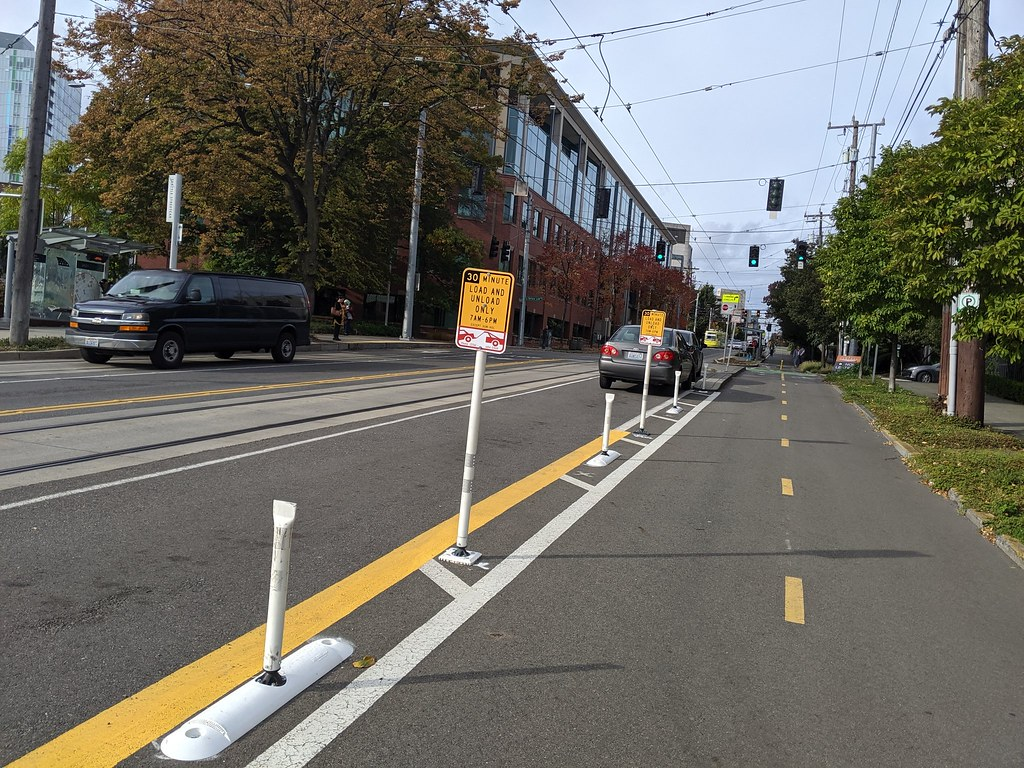
#> input picture 과제1/lane_image.jpg, 1024 x 768 px
$ python test.py
#> lines starting #> are read from the running program, lines starting #| are printed output that depends on the picture
# -*- coding: utf-8 -*-
"""
Created on Mon Mar 29 01:51:20 2021

@author: 이병화
"""

import cv2
import numpy as np
import matplotlib.pyplot as plt
import matplotlib.image as image
import math

img = cv2.imread('lane_image.jpg')
#> img is the input picture: shape (768, 1024, 3); mean B, G, R 100.2, 107.8, 109.6

x_sobel_mask = np.array([[-1,0,1],[-2,0,2],[-1,0,1]])
y_sobel_mask = np.array([[1,2,1],[0,0,0],[-1,-2,-1]])
xgra = np.array([[1,-1]])
ygra = np.array([[-1],[1]])

lx = cv2.filter2D(img, -1, x_sobel_mask)
ly = cv2.filter2D(img, -1, y_sobel_mask)
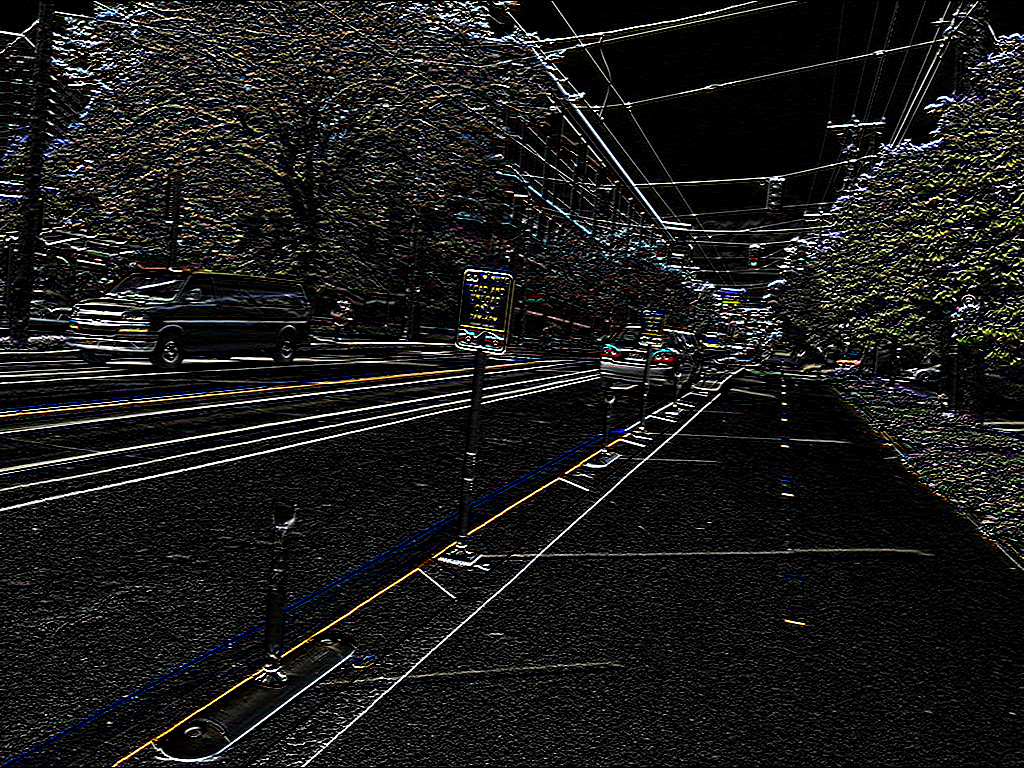
#> ly: shape (768, 1024, 3); mean B, G, R 27, 27.6, 27.7
dx = cv2.filter2D(img, -1, xgra)
dy = cv2.filter2D(img, -1, ygra)
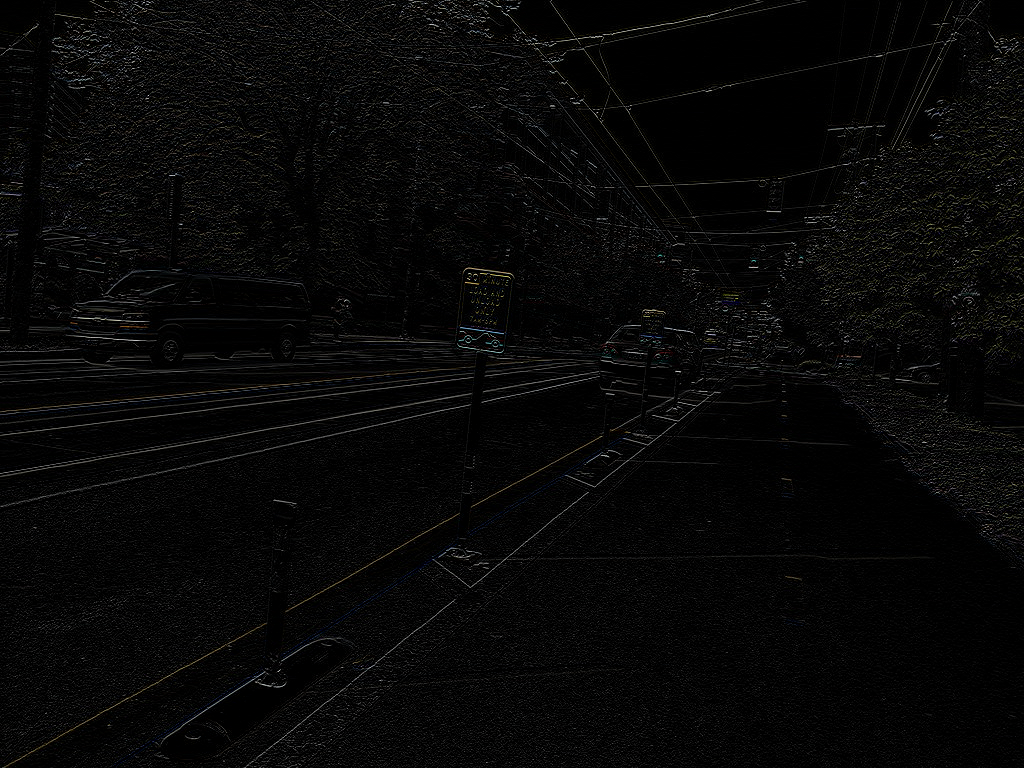
#> dy: shape (768, 1024, 3); mean B, G, R 7.2, 7.4, 7.5


fx = pow(lx,2)
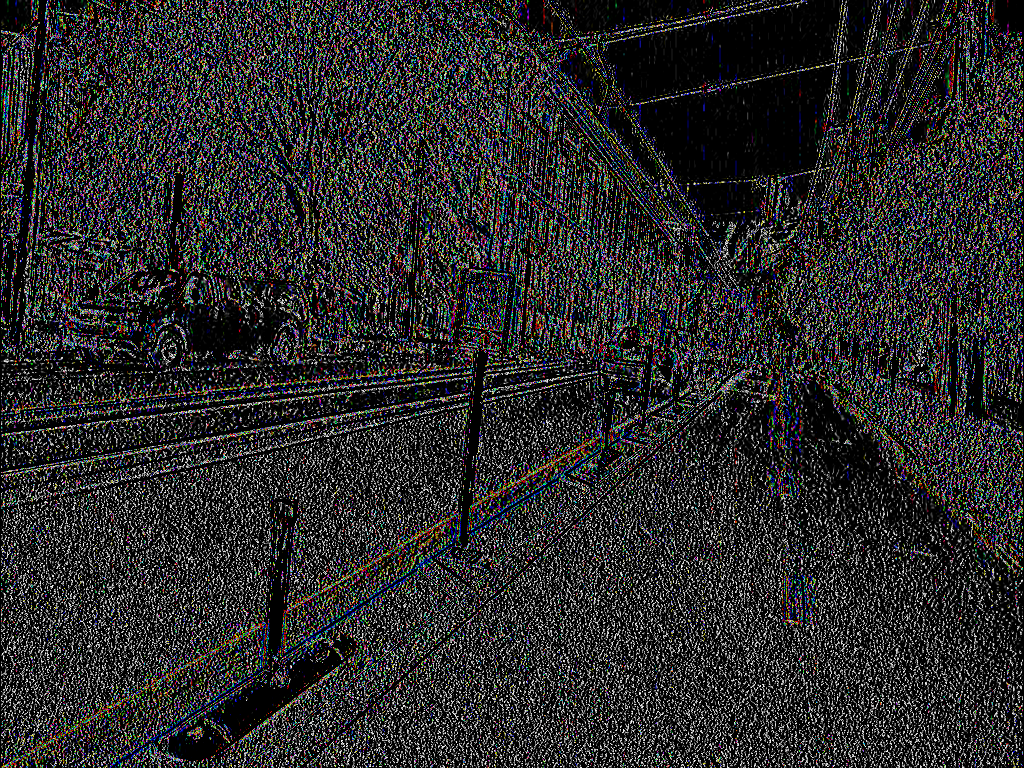
#> fx: shape (768, 1024, 3); mean B, G, R 42.3, 42, 42.2
fy = pow(ly,2)
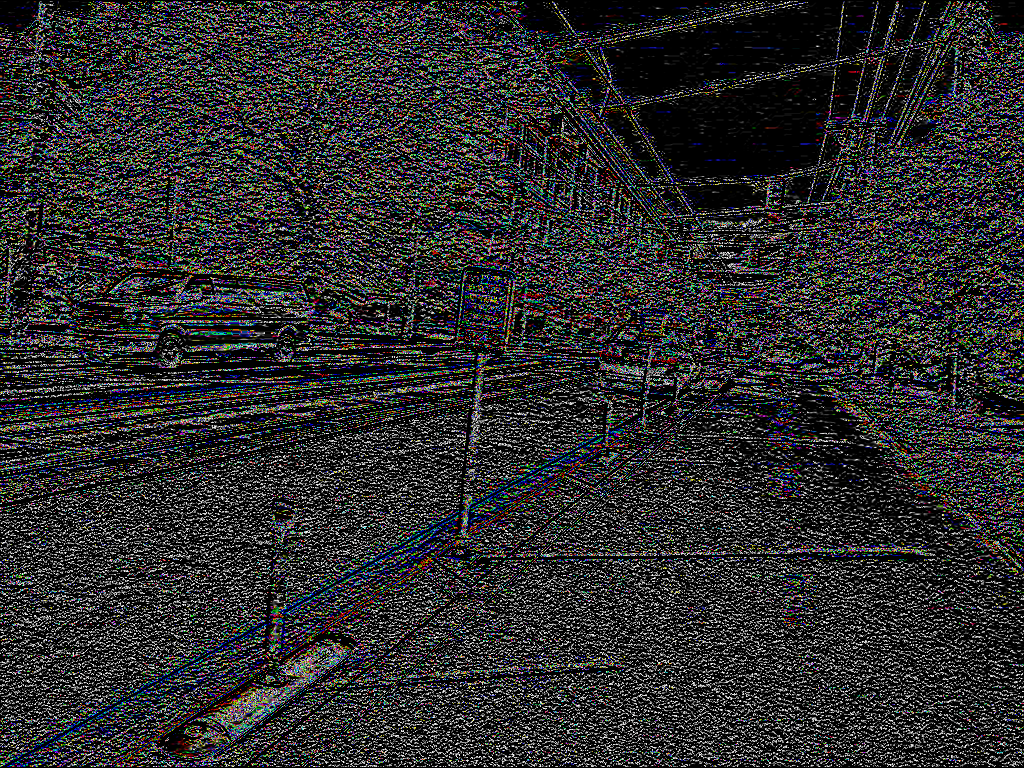
#> fy: shape (768, 1024, 3); mean B, G, R 45.4, 44.6, 44.7

imgmag = np.sqrt(fx+fy)
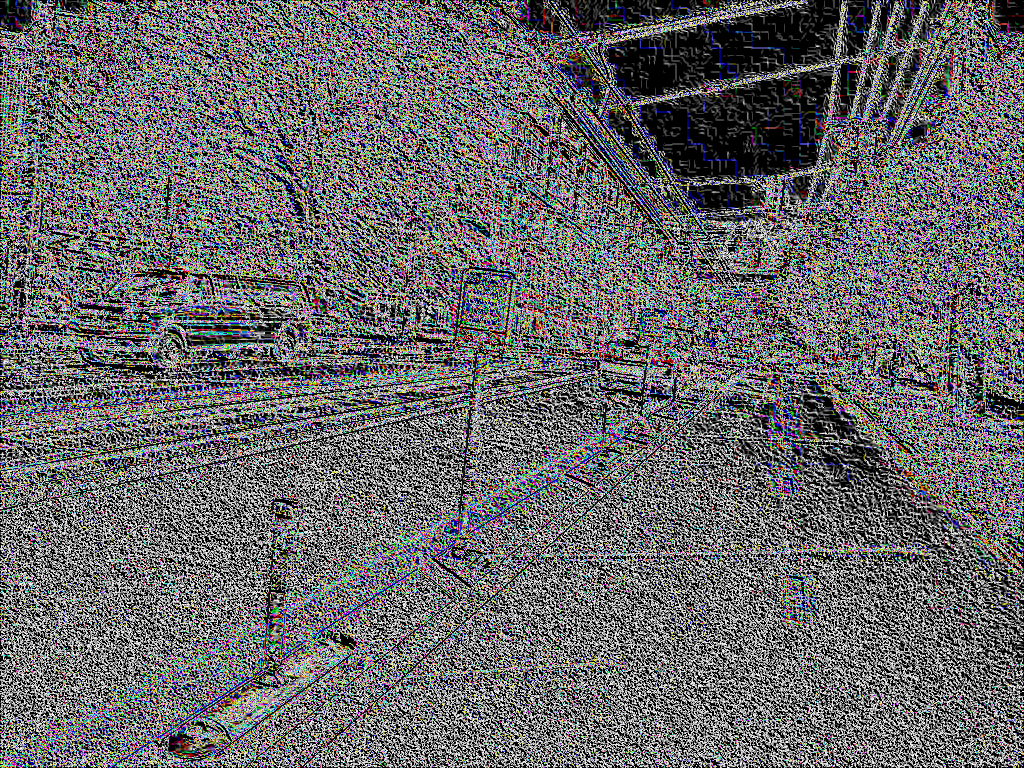
#> imgmag: shape (768, 1024, 3) float16; mean B, G, R 6.46, 6.4, 6.41; drawn with min black and max white
imgtan = np.arctan(ly/lx)
#> imgtan: shape (768, 1024, 3) float64; 26.55% of the values are NaN or infinite; the others: min 0, max 1.57, mean 0.822
